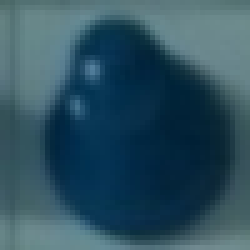
#> input picture train_data/b1/b_1586766368.61077.jpg, 50 x 50 px (shown 5 times larger); its folder holds only this picture in this run
$ python rotate.py
#> lines starting #> are read from the running program, lines starting #| are printed output that depends on the picture
import cv2
import time
import os
import glob
import numpy as np
import matplotlib.pyplot as plt

def rotate(image, angle):
    image_center = tuple(np.array(image.shape[1::-1]) / 2)
    rot_mat = cv2.getRotationMatrix2D(image_center, angle, 1.0)
    result = cv2.warpAffine(image, rot_mat, image.shape[1::-1], flags=cv2.INTER_LINEAR)
    return result


images = glob.glob('./train_data/*/*.jpg')
for f in images:
    file_name = os.path.basename(f)
    dir_name = os.path.dirname(f)
    img = cv2.imread(f)
#> img is the input picture: shape (50, 50, 3); mean B, G, R 96.1, 81, 46.6
    for i in range(1, 4):
        new_img = rotate(img, i*90)
        new_name = '{}_{}{}'.format(file_name[0],(i*90),file_name[1:])
        new_path = os.path.join(dir_name, new_name)
        cv2.imwrite(new_path, new_img)
#> this loop made 3 passes
#> pass 1, in rotate, `result = cv2.warpAffine(image, rot_mat, image.shape[1::-1], flags=cv2...`:
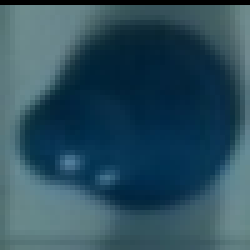
#> result: shape (50, 50, 3) (shown 5 times larger); mean B, G, R 93.9, 78.9, 45.1
#> pass 2, in rotate (call 2), `result = cv2.warpAffine(image, rot_mat, image.shape[1::-1], flags=cv2...`:
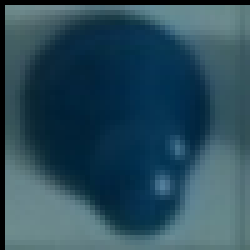
#> result: shape (50, 50, 3) (shown 5 times larger); mean B, G, R 91.6, 76.6, 43.4
#> pass 3, in rotate (call 3), `result = cv2.warpAffine(image, rot_mat, image.shape[1::-1], flags=cv2...`:
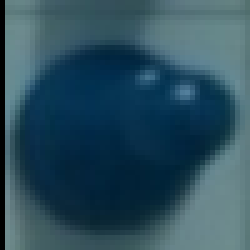
#> result: shape (50, 50, 3) (shown 5 times larger); mean B, G, R 93.8, 78.6, 44.9
